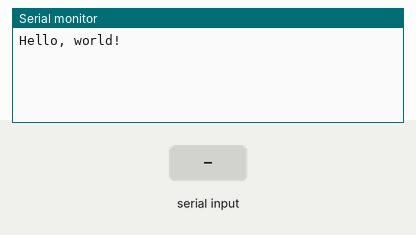
Simulated run of this sketch. Board: ESP32-C6. Shown: the last lines printed to the serial monitor. The inputs (shaded band) are chosen by the test bench.

Above: at 1.2 s.
1.3 s: "1" received over the second serial link
At 2.3 s:
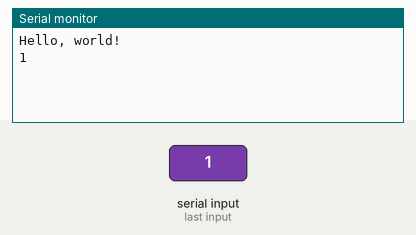
2.8 s: "0" received over the second serial link
At 3.4 s:
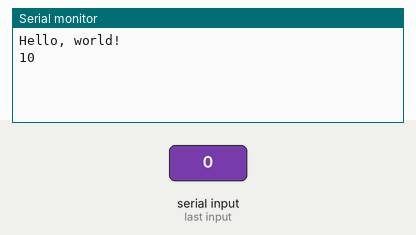

Measured:
- after the input at 1.3 s, the serial monitor: prints a new line at once (image 1)
- after the input at 2.8 s, the serial monitor: prints a new line at once (image 2)

The sketch:

esp32-c6_UART_bridge.ino
```cpp
// ESP32-C6 UART to USB bridge
void setup() {
  Serial.begin(115200);       // USB to PC
  Serial1.begin(115200, SERIAL_8N1, 20, 21);  // UART: RX=20, TX=21

  while (!Serial) {}

  Serial.println("Hello, world!");
}

void loop() {
  // Forward data from ESP UART (Serial1) to USB serial (Serial)
  if (Serial1.available()) {
    Serial.write(Serial1.read());
  }

  // Echo PC commands back to Pi
  if (Serial.available()) {
    Serial1.write(Serial.read());
  }
}
```
